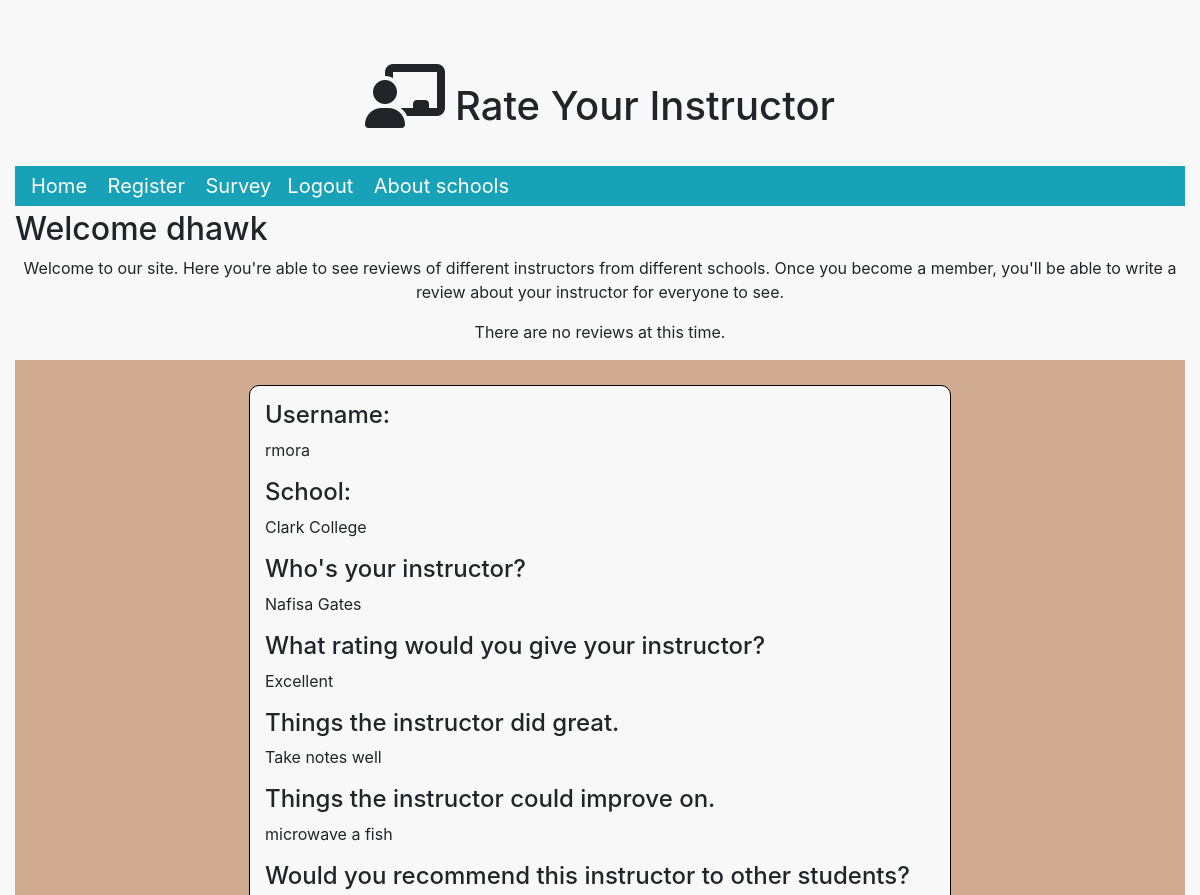
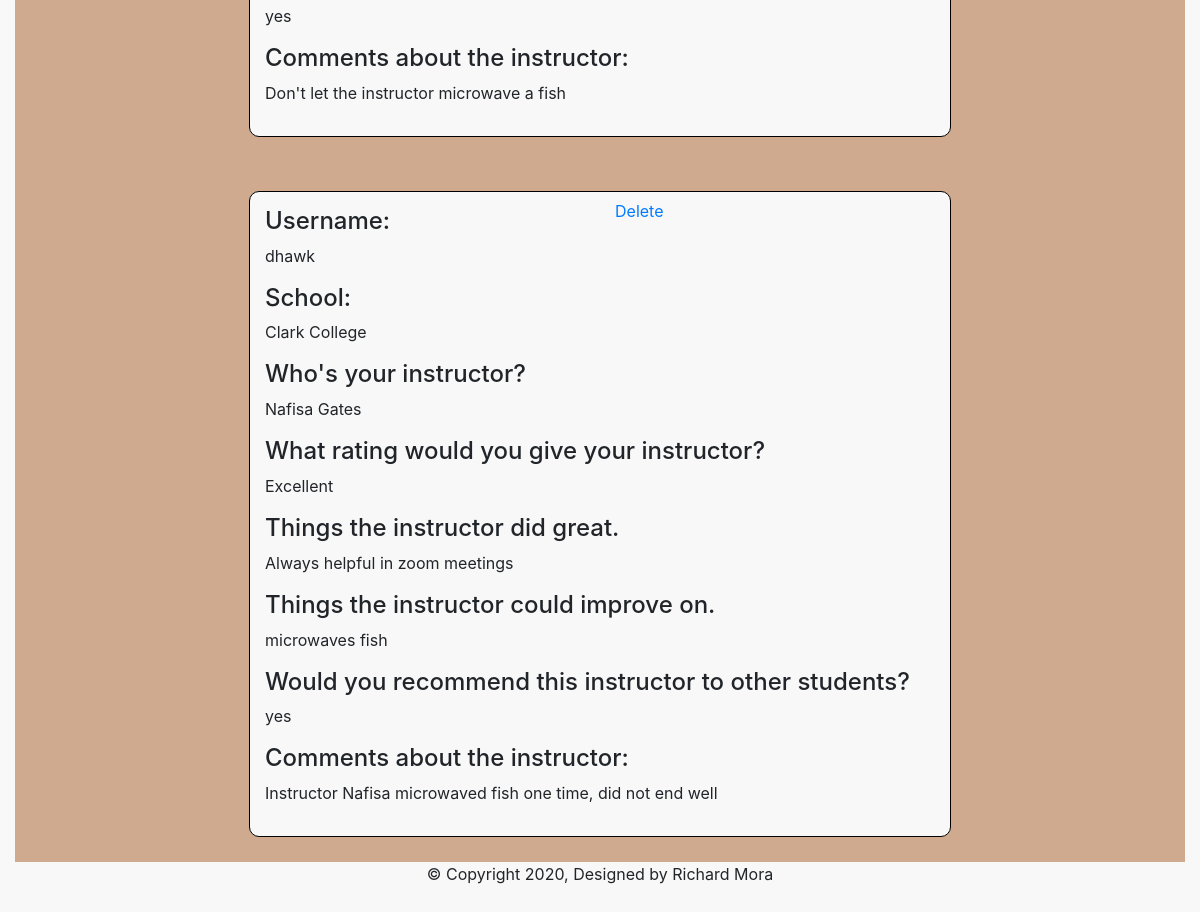
Page /final.php (signed in) on the committed database (2 pictures, top to bottom).
### tables this page shows
CREATE TABLE `results` (
  `result_id` int(4) UNSIGNED NOT NULL,
  `student_id` varchar(40) NOT NULL,
  `instructor_id` varchar(4) NOT NULL,
  `school_id` smallint(4) NOT NULL,
  `results_1` varchar(20) DEFAULT NULL,
  `results_2` varchar(10) DEFAULT NULL,
  `results_3` varchar(60) DEFAULT NULL,
  `results_4` varchar(60) DEFAULT NULL,
  `results_5` varchar(3) DEFAULT NULL,
  `results_6` varchar(200) DEFAULT NULL,
  `date` timestamp NOT NULL DEFAULT current_timestamp()
);

CREATE TABLE `students` (
  `student_id` int(200) UNSIGNED NOT NULL,
  `first_name` varchar(30) NOT NULL,
  `last_name` varchar(30) NOT NULL,
  `username` varchar(30) NOT NULL,
  `password` varchar(130) NOT NULL,
  `major` varchar(30) NOT NULL,
  `school_id` smallint(4) NOT NULL
);

### final.php (the view, shortened to what this page needs)
<?php
require "inc/header.inc.php";
require "inc/db_connect.inc.php";
?>
<p class="text-center">Welcome to our site. Here you're able to see reviews of different instructors from different schools. Once you become a member, you'll be able to write a review about your instructor for everyone to see.</p>
<?php
$sql = "SELECT students.username, schools.school_name, results.results_1, results.results_2, results.results_3, results.results_4, results.results_5, results.results_6 FROM results JOIN students ON students.student_id = results.student_id JOIN schools ON schools.school_id = results.school_id ORDER BY date DESC";
$result = $db->query($sql);
if ($result->num_rows == 1) {
    echo "<p>Here are what other students are saying about their instructors.</p>";
} else {
    echo "<p class=\"text-center\">There are no reviews at this time.</p>";
}
echo "<div class=\"review\">";
while ($row = $result->fetch_assoc()) {
    if (isset($_SESSION['username']) && $_SESSION['username'] == $row['username']) {
        echo "<div class=\"delete\"><a href=\"helper/delete_results.php?student_id=" . $_SESSION['student_id'] . "\">Delete</a></div><br>";
    }
    echo "<div class=\"review_results\">";
    echo "<h4>Username:</h4>";
    echo "<p>" . $row['username'] . "</p>";
    echo "<h4>School:</h4>";
    if ($row['results_1'] == "Brody Haney" || $row['results_1'] == "Nafisa Gates" || $row['results_1'] == "Bridie Smith") {
        echo "<p>Clark College</p>";
    } elseif ($row['results_1'] == "Winnie Esparza" || $row['results_1'] == "Samah Lees" || $row['results_1'] == "Rachel Mcneil") {
        echo "<p>Washington State University Vancouver</p>";
    } elseif ($row['results_1'] == "Gino Hagan" || $row['results_1'] == "Tala Dupont" || $row['results_1'] == "Uwais McKinney") {
        echo "<p>Portland State University</p>";
    }
    echo "<h4>Who's your instructor?</h4>";
    echo "<p>{$row['results_1']}</p>";
    echo "<h4>What rating would you give your instructor?</h4>";
    echo "<p>{$row['results_2']}</p>";
    echo "<h4>Things the instructor did great.</h4>";
    echo "<p>{$row['results_3']}</p>";
    echo "<h4>Things the instructor could improve on.</h4>";
    echo "<p>{$row['results_4']}</p>";
    echo "<h4>Would you recommend this instructor to other students?</h4>";
    echo "<p>{$row['results_5']}</p>";
    echo "<h4>Comments about the instructor:</h4>";
    echo "<p>{$row['results_6']}</p>";
    echo "</div>";
}
?>
</div>
<?php
require "inc/footer.inc.php";
?>

### css/style.css (style rules this page uses)
body { background-color: #f8f8f8; }
.review { margin: 0 auto; padding: 10px 0; background-color: #cfaa8e; }
.delete { position: absolute; margin-top: 47px; margin-left: 600px; }
.review_results { width: 60%; display: flex; flex-direction: column; flex-wrap: wrap; margin: 15px auto; padding: 15px; border: 1px solid black; border-radius: 10px; background-color: #f8f8f8; }

### rows in the picture
results: student.username "rmora", shows "Clark College", results_1 "Nafisa Gates", results_2 "Excellent", results_3 "Take notes well", results_4 "microwave a fish", results_5 "yes", results_6 "Don't let the instructor microwave a fish"
results: student.username "dhawk", shows "Clark College", results_1 "Nafisa Gates", results_2 "Excellent", results_3 "Always helpful in zoom meetings", results_4 "microwaves fish", results_5 "yes", results_6 "Instructor Nafisa microwaved fish one time, did not end well"

### other values in the picture
$_SESSION['username'] "dhawk"
